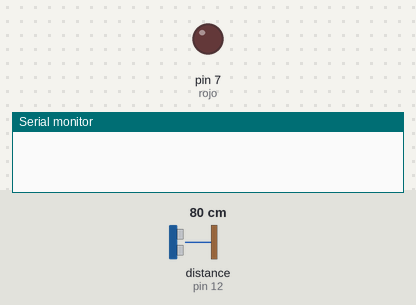
Simulated run of this sketch. Board: Arduino Uno, built with avr-gcc and run on an emulated ATmega328P. Shown: output pins drawn as LEDs (lit = HIGH), the last lines printed to the serial monitor. Wiring (inferred from the names in the program): ultrasonic range finder: trigger pin 13; echo pin 12. The test bench sets the inputs (shaded band); at power-on: distance to the obstacle (sensor on pin 12) 80 cm. The echo pulse lasts 58.3 µs per cm; pins used as bus, display or sensor lines are not drawn.

Above: at 0.1 s.
At 0.6 s:
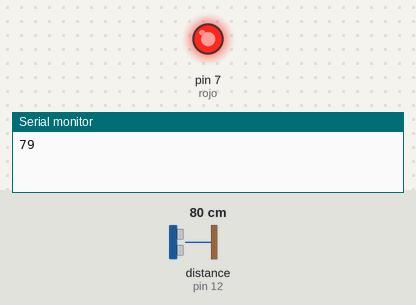
Timing chart, 0 to 2.1 s (numbered marks = the images above):
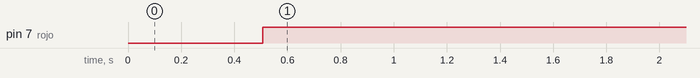

The sketch:

led.ino
```cpp
int trig=13;
int echo=12;
int tiempo;
int distancia;
int rojo=7;

void setup() {
   Serial.begin(9600);
  pinMode(trig,OUTPUT);
  pinMode(echo,INPUT);
  pinMode(rojo,OUTPUT);
}
void loop(){
 digitalWrite(trig,HIGH);
  delay(1);
  digitalWrite(trig,LOW);
  tiempo=pulseIn(echo,HIGH);
  distancia=tiempo/58.2;
  delay(500);
  Serial.println(distancia);
    if (distancia<20)
  {
    digitalWrite(rojo,LOW);
  }
  else
  {
     digitalWrite(rojo,HIGH);
  }

}
```

Measured:
- by itself, pin 7 (rojo): LOW → HIGH at 0.51 s
